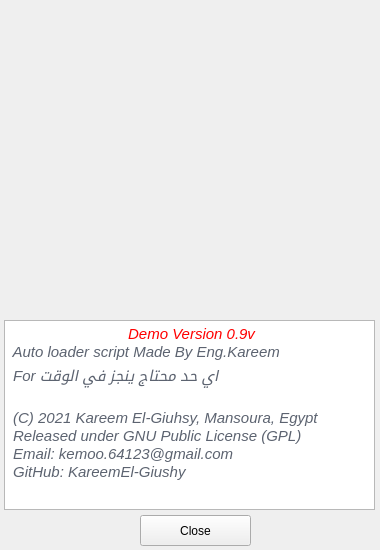
<?xml version="1.0" encoding="UTF-8"?>
<ui version="4.0">
 <class>Form</class>
 <widget class="QWidget" name="Form">
  <property name="windowModality">
   <enum>Qt::NonModal</enum>
  </property>
  <property name="geometry">
   <rect>
    <x>0</x>
    <y>0</y>
    <width>380</width>
    <height>550</height>
   </rect>
  </property>
  <property name="windowTitle">
   <string>The Creator</string>
  </property>
  <widget class="QTextBrowser" name="textBrowser">
   <property name="geometry">
    <rect>
     <x>4</x>
     <y>320</y>
     <width>371</width>
     <height>190</height>
    </rect>
   </property>
   <property name="html">
    <string>&lt;!DOCTYPE HTML PUBLIC &quot;-//W3C//DTD HTML 4.0//EN&quot; &quot;http://www.w3.org/TR/REC-html40/strict.dtd&quot;&gt;
&lt;html&gt;&lt;head&gt;&lt;meta name=&quot;qrichtext&quot; content=&quot;1&quot; /&gt;&lt;style type=&quot;text/css&quot;&gt;
p, li { white-space: pre-wrap; }
&lt;/style&gt;&lt;/head&gt;&lt;body style=&quot; font-family:'MS Shell Dlg 2'; font-size:8.25pt; font-weight:400; font-style:normal;&quot;&gt;
&lt;p align=&quot;center&quot; style=&quot; margin-top:0px; margin-bottom:0px; margin-left:0px; margin-right:0px; -qt-block-indent:0; text-indent:0px;&quot;&gt;&lt;span style=&quot; font-family:'Consolas','Courier New','monospace'; font-size:11pt; font-style:italic; color:#ff0000;&quot;&gt; Demo Version 0.9v&lt;/span&gt;&lt;/p&gt;
&lt;p style=&quot; margin-top:0px; margin-bottom:0px; margin-left:0px; margin-right:0px; -qt-block-indent:0; text-indent:0px;&quot;&gt;&lt;span style=&quot; font-family:'Consolas','Courier New','monospace'; font-size:11pt; font-style:italic; color:#5c6370;&quot;&gt; Auto loader script Made By Eng.Kareem&lt;/span&gt;&lt;/p&gt;
&lt;p style=&quot; margin-top:0px; margin-bottom:0px; margin-left:0px; margin-right:0px; -qt-block-indent:0; text-indent:0px;&quot;&gt;&lt;span style=&quot; font-family:'Consolas','Courier New','monospace'; font-size:11pt; font-style:italic; color:#5c6370;&quot;&gt; For اي حد محتاج ينجز في الوقت&lt;/span&gt;&lt;/p&gt;
&lt;p style=&quot;-qt-paragraph-type:empty; margin-top:0px; margin-bottom:0px; margin-left:0px; margin-right:0px; -qt-block-indent:0; text-indent:0px; font-family:'Consolas','Courier New','monospace'; font-size:11pt; font-style:italic; color:#5c6370;&quot;&gt;&lt;br /&gt;&lt;/p&gt;
&lt;p style=&quot; margin-top:0px; margin-bottom:0px; margin-left:0px; margin-right:0px; -qt-block-indent:0; text-indent:0px;&quot;&gt;&lt;span style=&quot; font-family:'Consolas','Courier New','monospace'; font-size:11pt; font-style:italic; color:#5c6370;&quot;&gt; (C) 2021 Kareem El-Giuhsy, Mansoura, Egypt&lt;/span&gt;&lt;/p&gt;
&lt;p style=&quot; margin-top:0px; margin-bottom:0px; margin-left:0px; margin-right:0px; -qt-block-indent:0; text-indent:0px;&quot;&gt;&lt;span style=&quot; font-family:'Consolas','Courier New','monospace'; font-size:11pt; font-style:italic; color:#5c6370;&quot;&gt; Released under GNU Public License (GPL)&lt;/span&gt;&lt;/p&gt;
&lt;p style=&quot; margin-top:0px; margin-bottom:0px; margin-left:0px; margin-right:0px; -qt-block-indent:0; text-indent:0px;&quot;&gt;&lt;span style=&quot; font-family:'Consolas','Courier New','monospace'; font-size:11pt; font-style:italic; color:#5c6370;&quot;&gt; Email: kemoo.64123@gmail.com&lt;/span&gt;&lt;/p&gt;
&lt;p style=&quot; margin-top:0px; margin-bottom:0px; margin-left:0px; margin-right:0px; -qt-block-indent:0; text-indent:0px;&quot;&gt;&lt;span style=&quot; font-family:'Consolas','Courier New','monospace'; font-size:11pt; font-style:italic; color:#5c6370;&quot;&gt; GitHub: KareemEl-Giushy&lt;/span&gt;&lt;/p&gt;&lt;/body&gt;&lt;/html&gt;</string>
   </property>
  </widget>
  <widget class="QPushButton" name="pushButton">
   <property name="geometry">
    <rect>
     <x>140</x>
     <y>515</y>
     <width>111</width>
     <height>31</height>
    </rect>
   </property>
   <property name="text">
    <string>Close</string>
   </property>
  </widget>
  <widget class="QLabel" name="label">
   <property name="geometry">
    <rect>
     <x>0</x>
     <y>0</y>
     <width>381</width>
     <height>311</height>
    </rect>
   </property>
   <property name="autoFillBackground">
    <bool>true</bool>
   </property>
   <property name="frameShadow">
    <enum>QFrame::Plain</enum>
   </property>
   <property name="text">
    <string/>
   </property>
   <property name="textFormat">
    <enum>Qt::AutoText</enum>
   </property>
   <property name="scaledContents">
    <bool>true</bool>
   </property>
   <property name="alignment">
    <set>Qt::AlignLeading|Qt::AlignLeft|Qt::AlignVCenter</set>
   </property>
  </widget>
 </widget>
 <resources/>
 <connections/>
</ui>
